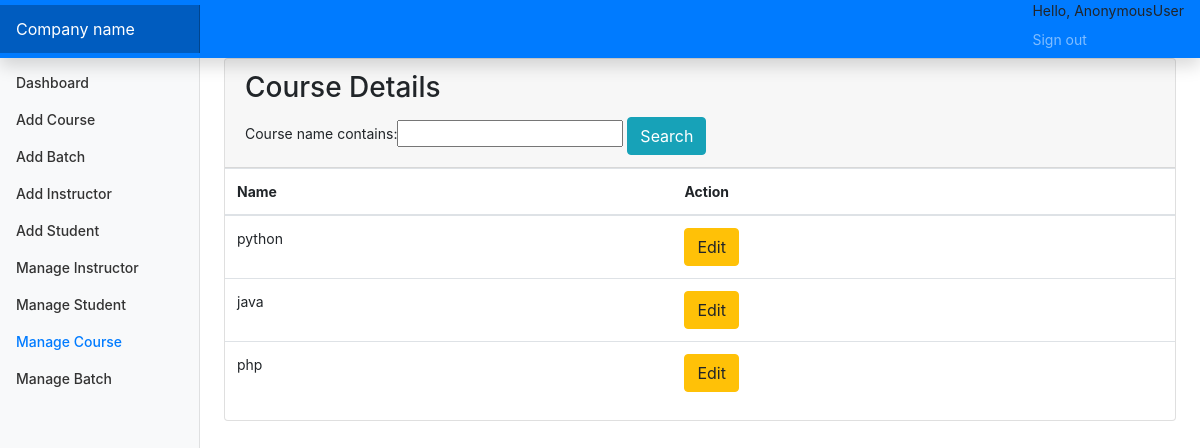
The page /managec on the database its author committed.
### account/models.py (models this page shows, shortened)
class Course(models.Model):
    id=models.AutoField(primary_key=True)
    course_name=models.CharField(max_length=255)
    objects=models.Manager()

### account/views.py (the view)
# urls.py: path('managec',views.manageCourse,name="managec"),
def manageCourse(request):
    cou=Course.objects.all()
    myfilter=CourseFilter(request.GET,queryset=cou)
    cou=myfilter.qs
    return render(request,"HOD/manage_course.html",{"courses":cou,"myfilter":myfilter})

### account/templates/HOD/manage_course.html (shortened to what this page needs)
{% extends 'base.html'%}
{% block sidebarstuff %}
<li class="nav-item">
    <a class="nav-link" href="{% url 'dashboard' %}">
        Dashboard <span class="sr-only">(current)</span>
    </a>
</li>
<li class="nav-item">
    <a class="nav-link" href="{% url 'addCourses' %}">
        Add Course
    </a>
</li>
<li class="nav-item">
    <a class="nav-link" href="{% url 'addBatch' %}">
        Add Batch
    </a>
</li>
<li class="nav-item">
    <a class="nav-link" href="{% url 'addInstructor' %}">
        Add Instructor
    </a>
</li>
<li class="nav-item">
    <a class="nav-link" href="{% url 'addStudent' %}">
        Add Student
    </a>
</li>
<li class="nav-item">
    <a class="nav-link" href="{% url 'managei' %}">
        Manage Instructor
    </a>
</li>
<li class="nav-item">
    <a class="nav-link" href="{% url 'manages' %}">
        Manage Student
    </a>
</li>
<li class="nav-item">
    <a class="nav-link active" href="{% url 'managec' %}">
        Manage Course
    </a>
</li>
<li class="nav-item">
    <a class="nav-link" href="{% url 'manageb' %}">
        Manage Batch
    </a>
</li>
{% endblock sidebarstuff %}
{% block maincontent %}
<main role="main" class="col-md-9 ml-sm-auto col-lg-10 px-md-4">
    <div class="row">
        <div class="col-md-12 ">
            <div class="card">
                <div class="card-header">
                    <h3 class="card-title">Course Details</h3>
                    <div class="card-tools">
                        <div class="input-group input-group-sm" style="width: auto;">
                            <form method="GET">
                                {{myfilter.form}}
                                <button type="submit" class="btn btn-info">Search</button>
                                </form>
                        </div>
                    </div>
                </div>
                <div class="card-body table-responsive p-0">
                    <table class="table table-hover text-nowrap">
                        <thead>
                            <tr>
                                <th>Name</th>
                                <th>Action</th>
                            </tr>
                        </thead>
                        <tbody>
                            {% for course in courses %}
                            <tr>
                                <td>{{ course.course_name }}</td>
                                <td><a href="/edit_course/{{ course.id }}" class="btn btn-warning">Edit</a>
                                </td>
                            </tr>
                            {% endfor %}
                        </tbody>
                    </table>
                </div>
            </div>
        </div>
    </div>
</main>
{% endblock maincontent %}

### staticfiles/css/base.css (style rules this page uses)
body { font-size: .875rem; }
.sidebar .nav-link { font-weight: 500; color: #333; }
.sidebar .nav-link.active { color: #007bff; }

### rows shown on the page
Course: course_name "python"
Course: course_name "java"
Course: course_name "php"

### other values the page prints
{{ request.user }} "AnonymousUser"
